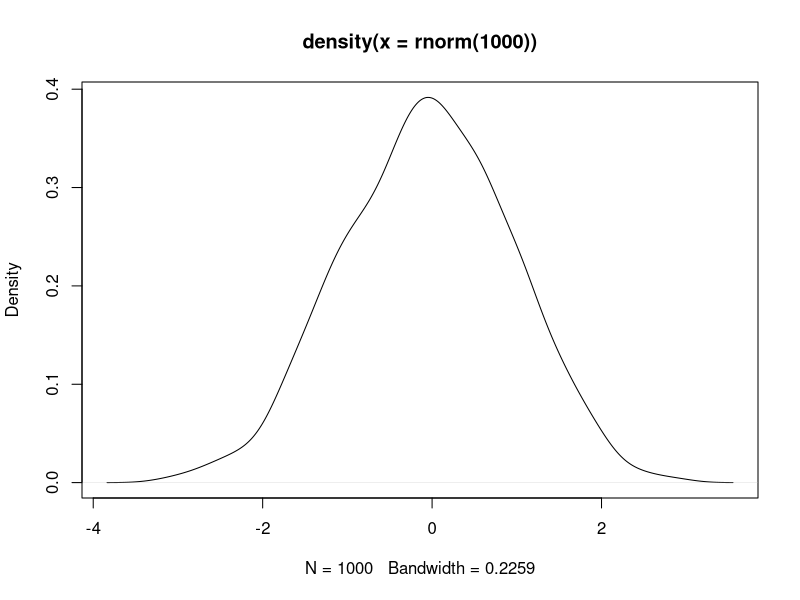
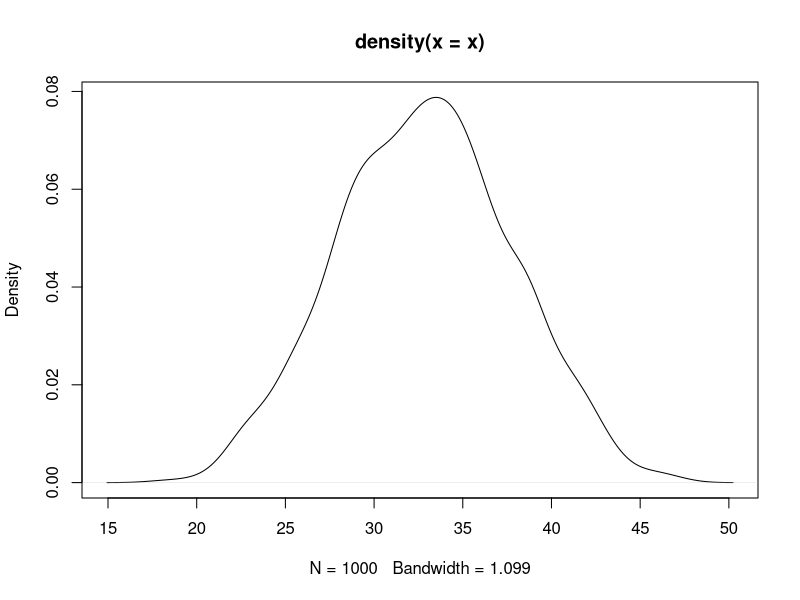

Write R code to recreate these figures, in order.
## ---- chunk 1

x <- rnorm(1000) |>
   density() |>
   plot()

## ---- chunk 2

x <- rnorm(1000, 33, 5)

plot(density(x))

## ---- chunk 3

mean(x)
sd(x)

## ---- chunk 4

choose(60, 6)

